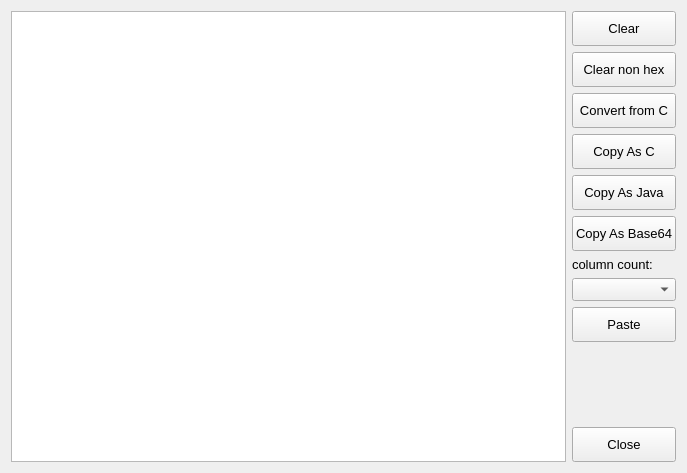
<?xml version="1.0" encoding="UTF-8"?>
<ui version="4.0">
 <class>MainWindow</class>
 <widget class="QMainWindow" name="MainWindow">
  <property name="geometry">
   <rect>
    <x>0</x>
    <y>0</y>
    <width>687</width>
    <height>473</height>
   </rect>
  </property>
  <property name="font">
   <font>
    <family>Segoe UI</family>
    <pointsize>10</pointsize>
   </font>
  </property>
  <property name="windowTitle">
   <string>MainWindow</string>
  </property>
  <widget class="QWidget" name="centralWidget">
   <layout class="QHBoxLayout" name="horizontalLayout_2">
    <item>
     <widget class="QPlainTextEdit" name="editHex">
      <property name="font">
       <font>
        <family>Consolas</family>
       </font>
      </property>
      <property name="horizontalScrollBarPolicy">
       <enum>Qt::ScrollBarAlwaysOff</enum>
      </property>
     </widget>
    </item>
    <item>
     <widget class="QWidget" name="widget" native="true">
      <layout class="QVBoxLayout" name="verticalLayout">
       <property name="leftMargin">
        <number>0</number>
       </property>
       <property name="topMargin">
        <number>0</number>
       </property>
       <property name="rightMargin">
        <number>0</number>
       </property>
       <property name="bottomMargin">
        <number>0</number>
       </property>
       <item>
        <widget class="QPushButton" name="btnClear">
         <property name="minimumSize">
          <size>
           <width>0</width>
           <height>35</height>
          </size>
         </property>
         <property name="text">
          <string>Clear</string>
         </property>
         <property name="flat">
          <bool>false</bool>
         </property>
        </widget>
       </item>
       <item>
        <widget class="QPushButton" name="btnClearNonHex">
         <property name="minimumSize">
          <size>
           <width>0</width>
           <height>35</height>
          </size>
         </property>
         <property name="text">
          <string>Clear non hex</string>
         </property>
         <property name="flat">
          <bool>false</bool>
         </property>
        </widget>
       </item>
       <item>
        <widget class="QPushButton" name="btnConvertFromC">
         <property name="minimumSize">
          <size>
           <width>0</width>
           <height>35</height>
          </size>
         </property>
         <property name="text">
          <string>Convert from C</string>
         </property>
         <property name="flat">
          <bool>false</bool>
         </property>
        </widget>
       </item>
       <item>
        <widget class="QPushButton" name="btnCopyAsC">
         <property name="minimumSize">
          <size>
           <width>0</width>
           <height>35</height>
          </size>
         </property>
         <property name="text">
          <string>Copy As C</string>
         </property>
         <property name="flat">
          <bool>false</bool>
         </property>
        </widget>
       </item>
       <item>
        <widget class="QPushButton" name="btnCopyAsJ">
         <property name="minimumSize">
          <size>
           <width>0</width>
           <height>35</height>
          </size>
         </property>
         <property name="text">
          <string>Copy As Java</string>
         </property>
         <property name="flat">
          <bool>false</bool>
         </property>
        </widget>
       </item>
       <item>
        <widget class="QPushButton" name="btnCopyAsB64">
         <property name="minimumSize">
          <size>
           <width>0</width>
           <height>35</height>
          </size>
         </property>
         <property name="text">
          <string>Copy As Base64</string>
         </property>
         <property name="flat">
          <bool>false</bool>
         </property>
        </widget>
       </item>
       <item>
        <widget class="QLabel" name="label">
         <property name="text">
          <string>column count:</string>
         </property>
        </widget>
       </item>
       <item>
        <widget class="QComboBox" name="comboColumnCount"/>
       </item>
       <item>
        <widget class="QPushButton" name="btnPaste">
         <property name="minimumSize">
          <size>
           <width>0</width>
           <height>35</height>
          </size>
         </property>
         <property name="text">
          <string>Paste</string>
         </property>
         <property name="flat">
          <bool>false</bool>
         </property>
        </widget>
       </item>
       <item>
        <spacer name="verticalSpacer">
         <property name="orientation">
          <enum>Qt::Vertical</enum>
         </property>
         <property name="sizeHint" stdset="0">
          <size>
           <width>20</width>
           <height>40</height>
          </size>
         </property>
        </spacer>
       </item>
       <item>
        <widget class="QPushButton" name="btnClose">
         <property name="minimumSize">
          <size>
           <width>0</width>
           <height>35</height>
          </size>
         </property>
         <property name="text">
          <string>Close</string>
         </property>
         <property name="flat">
          <bool>false</bool>
         </property>
        </widget>
       </item>
      </layout>
     </widget>
    </item>
   </layout>
  </widget>
 </widget>
 <layoutdefault spacing="6" margin="11"/>
 <resources/>
 <connections/>
</ui>
